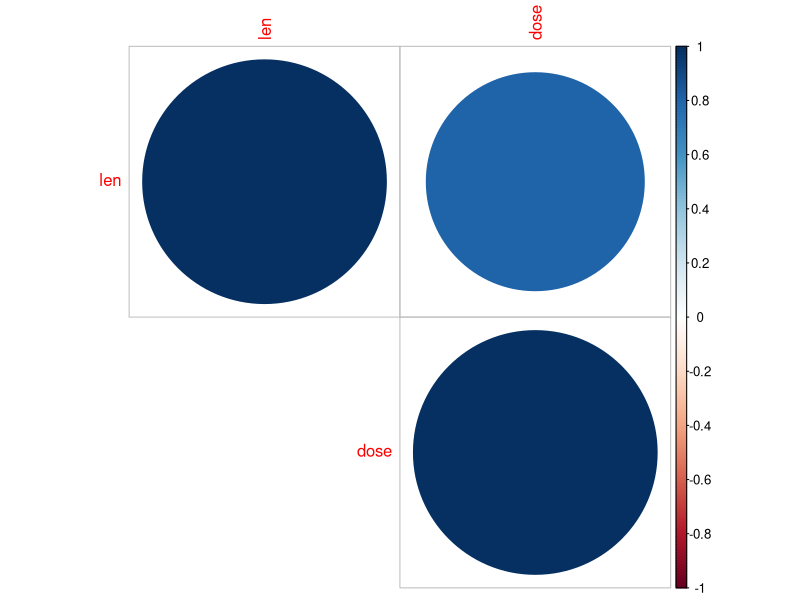
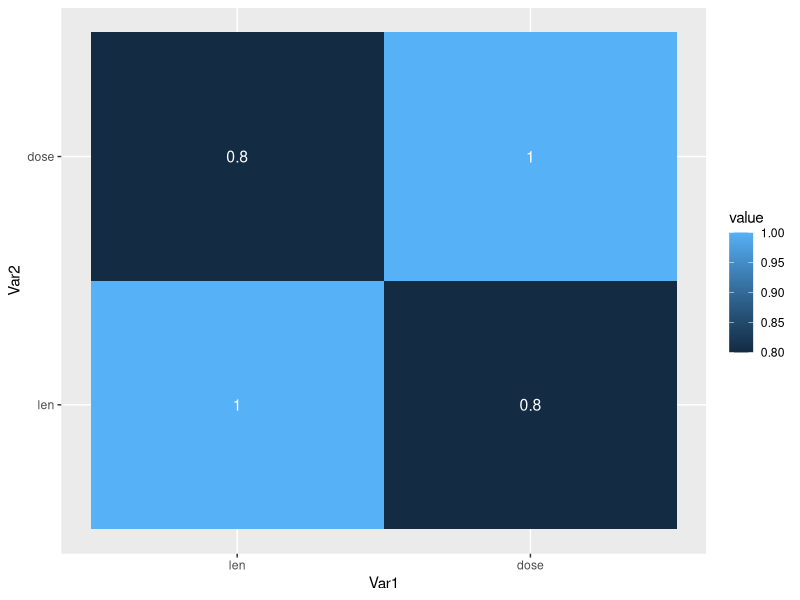

Here is the R script that generated these plots, in order:
# Activity 1
data(ToothGrowth)

ToothGrowthdose <- as.factor(ToothGrowth$dose)
head(ToothGrowth)

df <- ToothGrowth[, -2]
corr_mat <- round(cor(df),2)
head(corr_mat)

#Visualize Correlation Matrix using Correlogram
library(corrplot)
library(RColorBrewer)

corrplot(corr_mat, type="upper")

#Plotting Correlation with Heatmap
library(lattice)
library(reshape2)

melted_corr_mat <- melt(corr_mat)
head(melted_corr_mat)

#Correlation Heatmap using ggplot2
library(ggplot2)

ggplot(data = melted_corr_mat, aes(x=Var1, y=Var2, fill=value)) + geom_tile() + geom_text(aes(Var2, Var1, label = value), color = "white", size = 4)

# Activity 2
scaled_data <- log(mtcars)
print(scaled_data)

scaled_data2 <- as.data.frame(scale(mtcars))
print(scaled_data2)

library(caret)

minmax <- preProcess(as.data.frame(mtcars), method=c("range"))
scaled_data3 <- predict(minmax, as.data.frame(mtcars))
print(scaled_data3)

summary(mtcars)
summary(scaled_data)
summary(scaled_data2)
summary(scaled_data3)
